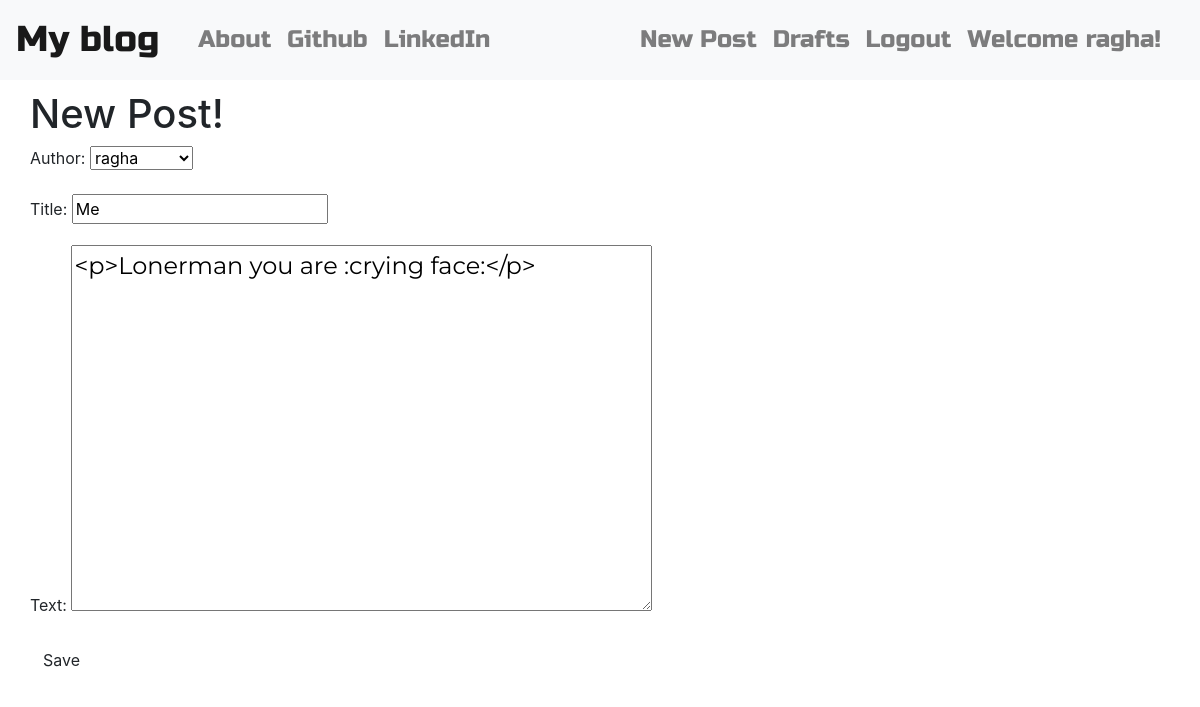
/post/4/edit/ (signed in), run on the app's committed database.
### blogApp/models.py (models this page shows, shortened)
class Post(models.Model):
    author = models.ForeignKey('auth.User', on_delete=models.CASCADE)
    title = models.CharField(max_length=256)
    text = models.TextField()
    created_date = models.DateTimeField(default=timezone.now)
    published_date = models.DateTimeField(blank=True, null=True)

### blogApp/views.py (the view)
# urls.py: re_path(r'post/(?P<pk>\d+)/edit/$', views.PostUpdateView.as_view(), name='post_edit'),
class PostUpdateView(LoginRequiredMixin, UpdateView):
    login_url = '/login/'
    redirect_field_name = 'blogApp/post_detail.html'
    form_class = PostForm
    model = Post

### blogApp/forms.py
class PostForm(forms.ModelForm):
    class Meta:
        model = Post
        fields = ('author', 'title', 'text')
        widgets = {
            'title': forms.TextInput(attrs={'class': 'textinputclass'}),
            'text': forms.Textarea(attrs={'class': 'editable medium-editor-textarea postcontent'})
        }

### blogApp/templates/blogApp/post_form.html (shortened to what this page needs)
{% extends 'blogApp/base.html' %}
{% block body_block %}
<h1>New Post!</h1>
<form class="post-form" method="POST">
    {{ form.as_p }}
    <button type="submit" class="save btn btn-default">Save</button>
</form>
{% endblock %}

### blogApp/templates/blogApp/base.html (shortened to what this page needs)
<!DOCTYPE html>
{% load static %}
<html lang="en">
<head>
    <link rel="stylesheet" href="https://stackpath.bootstrapcdn.com/bootstrap/4.5.0/css/bootstrap.min.css">
    <link rel="stylesheet" href="//cdn.jsdelivr.net/npm/medium-editor@latest/dist/css/medium-editor.min.css" type="text/css" media="screen" charset="utf-8">
    <link rel="stylesheet" href="{% static 'css/blog.css' %}">
    <link rel="stylesheet" href="https://use.fontawesome.com/releases/v5.6.3/css/all.css">
</head>
<body class="loader">
<nav class="navbar navbar-expand-sm navbar-light bg-light techfont">
    <a class="navbar-brand bigbrand" href="{% url 'post_list' %}">My blog</a>
    <div class="container">
        <div class="collapse navbar-collapse">
        <ul class="navbar-nav mr-auto">
            <li class="nav-item">
                <a class="nav-link" href="{% url 'aboutus' %}">About</a>
            </li>
            <li class="nav-item">
                <a class="nav-link" href="https://www.github.com">Github</a>
            </li>
            <li class="nav-item">
                <a class="nav-link" href="https://www.linkedin.com">LinkedIn</a>
            </li>
        </ul>
        <ul class="nav navbar-nav navbar-right">
            {% if user.is_authenticated %}
            <li class="nav-item">
                <a class="nav-link" href="{% url 'post_new' %}">New Post</a>
            </li>
            <li class="nav-item">
                <a class="nav-link" href="{% url 'post_draft_list' %}">Drafts</a>
            </li>
            <li class="nav-item">
                <a class="nav-link" href="{% url 'logout' %}">Logout</a>
            </li>
            <li class="nav-item">
                <a class="nav-link">Welcome {{ user.username }}!</a>
            </li>
            {% else %}
            <li>
                <a class="nav navbar-right" href="{% url 'login' %}"><span><i class="fas fa-user"></i></span></a>
            </li>
            {% endif %}
        </ul>
        </div>
    </div>
</nav>
<div class="content container">
    <div class="row">
        <div class="blog_posts">
            {% block body_block %}
            {% endblock %}
        </div>
    </div>
</div>
</body>
</html>

### blogApp/static/css/blog.css (style rules this page uses)
.techfont { font-family: 'Russo One', sans-serif; font-size: 1.5em; margin-bottom: 10px; }
.bigbrand { font-size: 1.5em; }
.postcontent { font-family: 'Montserrat', sans-serif; font-size: 1.5em; }
.loader { filter:hue-rotate(0deg); color:linear-gradient(45deg,#0f8,#08f); animation:hue 10000ms infinite linear; }

### data on the page
Post: author "ragha", title "Me", text "<p>Lonerman you are :crying face:</p>"

### other printed values
{{ user.username }} "ragha"
